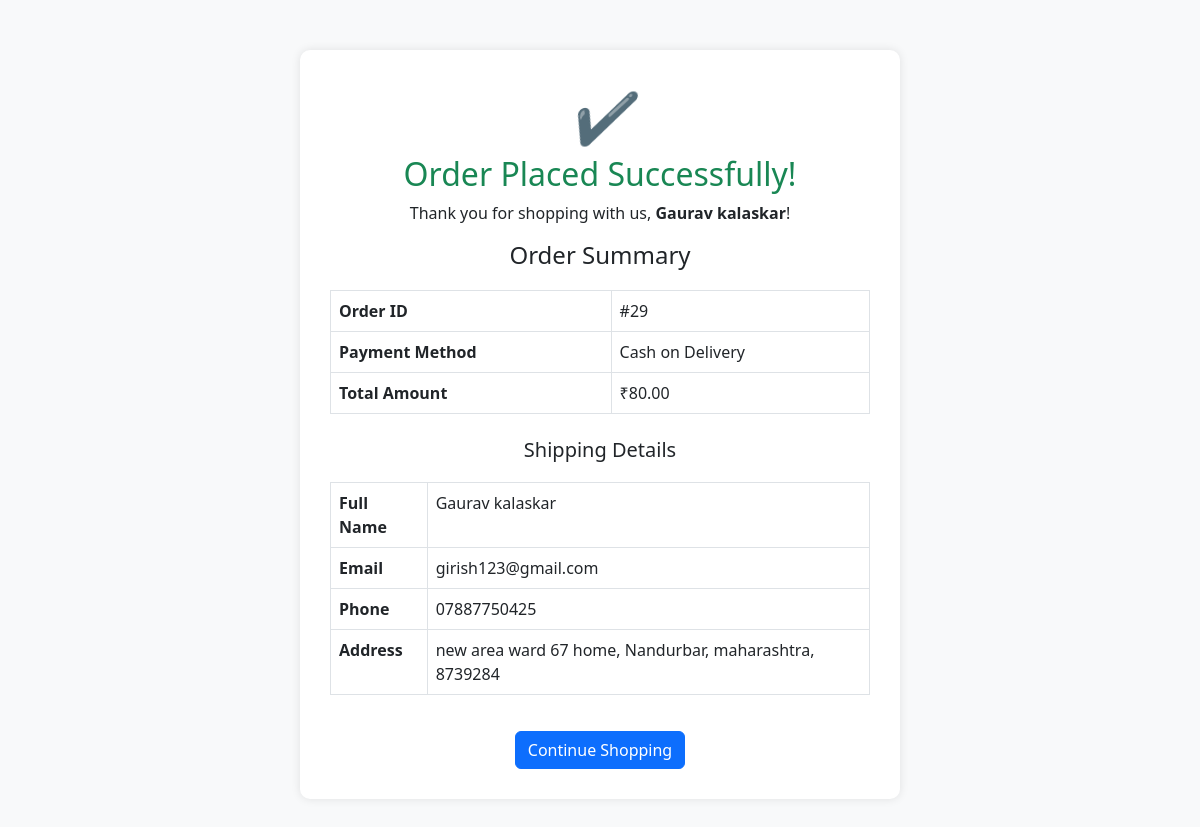
Page /order_success/ on the earlier database version.
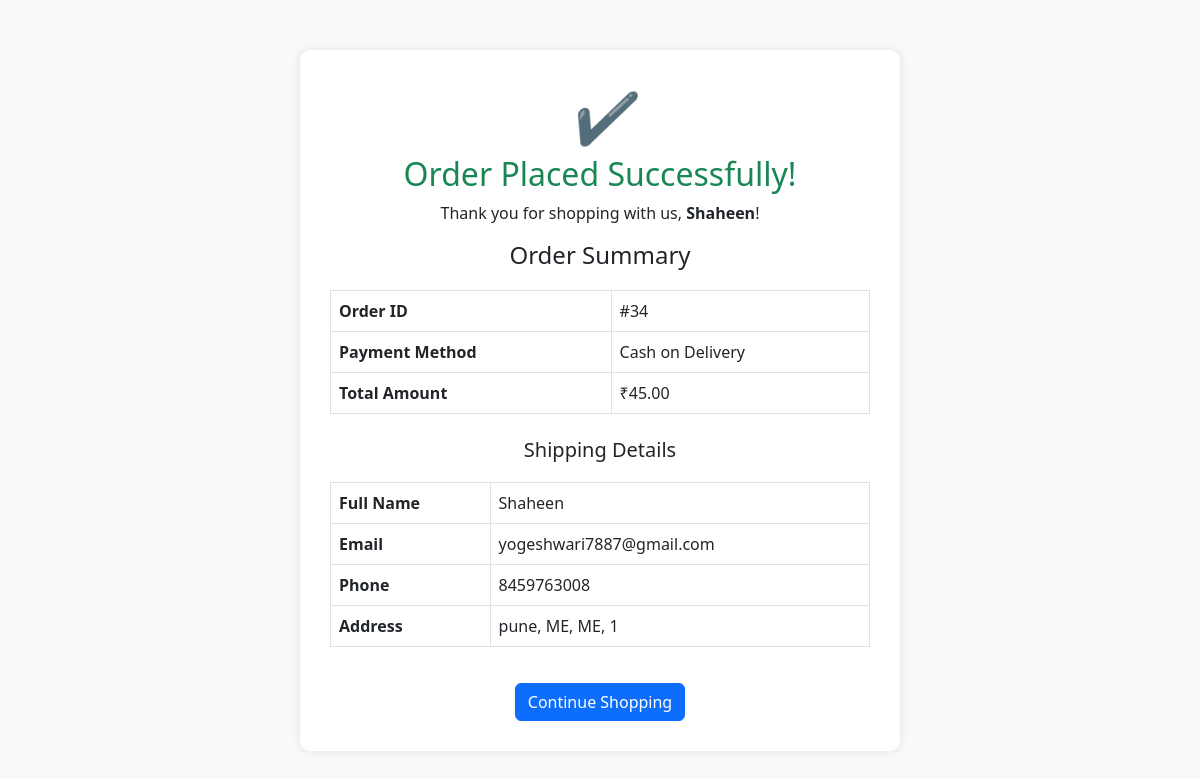
Same page on the later database version.
### myApp/models.py (models this page shows, shortened)
class Order(models.Model):
    PAYMENT_CHOICES = [
        ('COD', 'Cash on Delivery'),
        ('UPI', 'UPI Payment'),
        ('CARD', 'Credit/Debit Card'),
    ]
    STATUS_CHOICES = [
        ('Pending', 'Pending'),
        ('Processing', 'Processing'),
        ('Shipped', 'Shipped'),
        ('Delivered', 'Delivered'),
        ('Cancelled', 'Cancelled'),
    ]
    full_name = models.CharField(max_length=100)
    email = models.EmailField()
    phone = models.CharField(max_length=15)
    address = models.TextField()
    city = models.CharField(max_length=100)
    state = models.CharField(max_length=100)
    zip_code = models.CharField(max_length=10)
    payment_method = models.CharField(max_length=10, choices=PAYMENT_CHOICES)
    order_date = models.DateTimeField(auto_now_add=True)
    total_price = models.DecimalField(max_digits=10, decimal_places=2)
    status = models.CharField(max_length=20, choices=STATUS_CHOICES, default='Pending')
    order_items = models.JSONField(default=list)  # Proper JSON storage
    discount_amount = models.DecimalField(max_digits=10, decimal_places=2, default=Decimal('0.00'))
    coupon_discount = models.DecimalField(max_digits=10, decimal_places=2, default=Decimal('0.00'))
    coupon_code = models.CharField(max_length=50, blank=True, null=True)

### GrowPure/views.py (the view)
# urls.py: path('order_success/', views.order_success, name='order_success'),
def order_success(request):
    latest_order = Order.objects.latest('id')  # Fetch the last placed order
    return render(request, 'order_success.html', {'order': latest_order})

### templates/order_success.html (shortened to what this page needs)
<!DOCTYPE html>
<html lang="en">
<head>
    <link rel="stylesheet" href="https://cdn.jsdelivr.net/npm/bootstrap@5.3.0/dist/css/bootstrap.min.css">
</head>
<body>
    <div class="container">
        <div class="success-container">
            <i class="success-icon">&#10004;</i>
            <h2 class="text-success">Order Placed Successfully!</h2>
            <p>Thank you for shopping with us, <strong>{{ order.full_name }}</strong>!</p>
            <h4>Order Summary</h4>
            <table class="table table-bordered order-summary">
                <tr>
                    <th>Order ID</th>
                    <td>#{{ order.id }}</td>
                </tr>
                <tr>
                    <th>Payment Method</th>
                    <td>{{ order.get_payment_method_display }}</td>
                </tr>
                <tr>
                    <th>Total Amount</th>
                    <td>₹{{ order.total_price }}</td>
                </tr>
            </table>
            <h5 class="mt-4">Shipping Details</h5>
            <table class="table table-bordered order-summary">
                <tr>
                    <th>Full Name</th>
                    <td>{{ order.full_name }}</td>
                </tr>
                <tr>
                    <th>Email</th>
                    <td>{{ order.email }}</td>
                </tr>
                <tr>
                    <th>Phone</th>
                    <td>{{ order.phone }}</td>
                </tr>
                <tr>
                    <th>Address</th>
                    <td>{{ order.address }}, {{ order.city }}, {{ order.state }}, {{ order.zip_code }}</td>
                </tr>
            </table>
            <a href="/" class="btn btn-primary btn-home">Continue Shopping</a>
        </div>
    </div>
</body>
</html>

Differences in the rows shown:
no longer on this page (row unchanged): Order: full_name "Gaurav kalaskar", id "29", payment_method "Cash on Delivery", total_price "80.00", email "girish123@gmail.com", phone "07887750425", address "new area ward 67 home", city "Nandurbar", state "maharashtra", zip_code "8739284"
added Order: full_name "Shaheen", id "34", payment_method "Cash on Delivery", total_price "45.00", email "yogeshwari7887@gmail.com", phone "8459763008", address "pune", city "ME", state "ME", zip_code "1"
